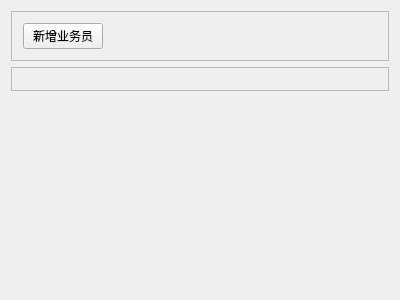
<?xml version="1.0" encoding="UTF-8"?>
<ui version="4.0">
 <class>Widget_Clerk</class>
 <widget class="QWidget" name="Widget_Clerk">
  <property name="geometry">
   <rect>
    <x>0</x>
    <y>0</y>
    <width>400</width>
    <height>300</height>
   </rect>
  </property>
  <property name="windowTitle">
   <string>Widget_Clerk</string>
  </property>
  <layout class="QVBoxLayout" name="verticalLayout">
   <item>
    <widget class="QFrame" name="frame_Bar">
     <property name="frameShape">
      <enum>QFrame::StyledPanel</enum>
     </property>
     <property name="frameShadow">
      <enum>QFrame::Raised</enum>
     </property>
     <layout class="QGridLayout" name="gridLayout">
      <item row="0" column="0">
       <widget class="QPushButton" name="pushButton_Clerk">
        <property name="text">
         <string>新增业务员</string>
        </property>
       </widget>
      </item>
      <item row="0" column="1">
       <spacer name="horizontalSpacer">
        <property name="orientation">
         <enum>Qt::Horizontal</enum>
        </property>
        <property name="sizeHint" stdset="0">
         <size>
          <width>40</width>
          <height>20</height>
         </size>
        </property>
       </spacer>
      </item>
     </layout>
    </widget>
   </item>
   <item>
    <widget class="QFrame" name="frame_Content">
     <property name="frameShape">
      <enum>QFrame::StyledPanel</enum>
     </property>
     <property name="frameShadow">
      <enum>QFrame::Raised</enum>
     </property>
     <layout class="QGridLayout" name="gridLayout_2">
      <item row="0" column="0">
       <widget class="Widget_DataGrid_Pa" name="widget_DataGrid" native="true"/>
      </item>
     </layout>
    </widget>
   </item>
   <item>
    <spacer name="verticalSpacer">
     <property name="orientation">
      <enum>Qt::Vertical</enum>
     </property>
     <property name="sizeHint" stdset="0">
      <size>
       <width>20</width>
       <height>40</height>
      </size>
     </property>
    </spacer>
   </item>
  </layout>
 </widget>
 <layoutdefault spacing="6" margin="11"/>
 <customwidgets>
  <customwidget>
   <class>Widget_DataGrid_Pa</class>
   <extends>QWidget</extends>
   <header>component/widget_datagrid_pa.h</header>
   <container>1</container>
  </customwidget>
 </customwidgets>
 <resources/>
 <connections/>
</ui>
